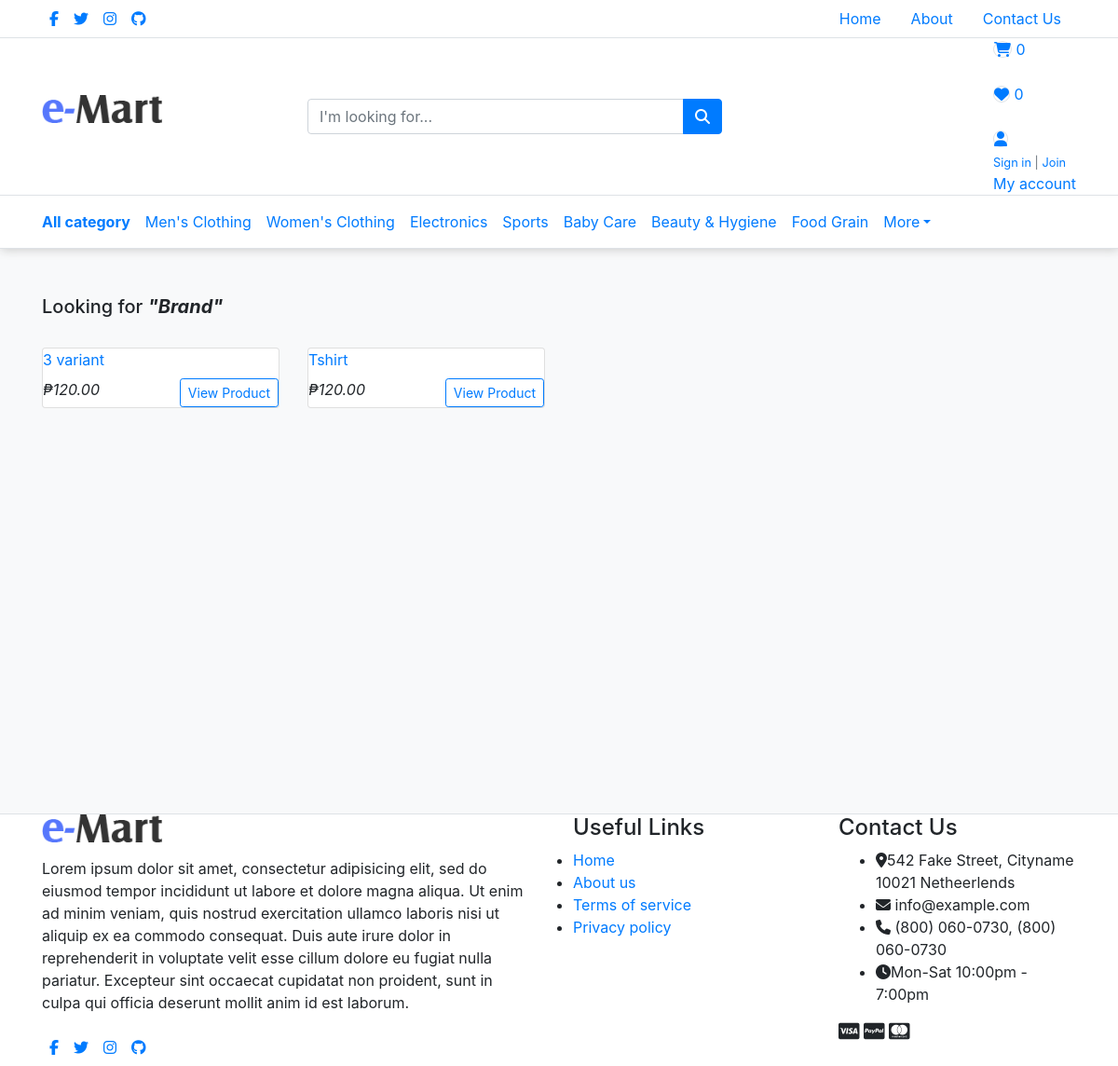
The page /filtered.php?brand=Brand on the database as committed earlier.
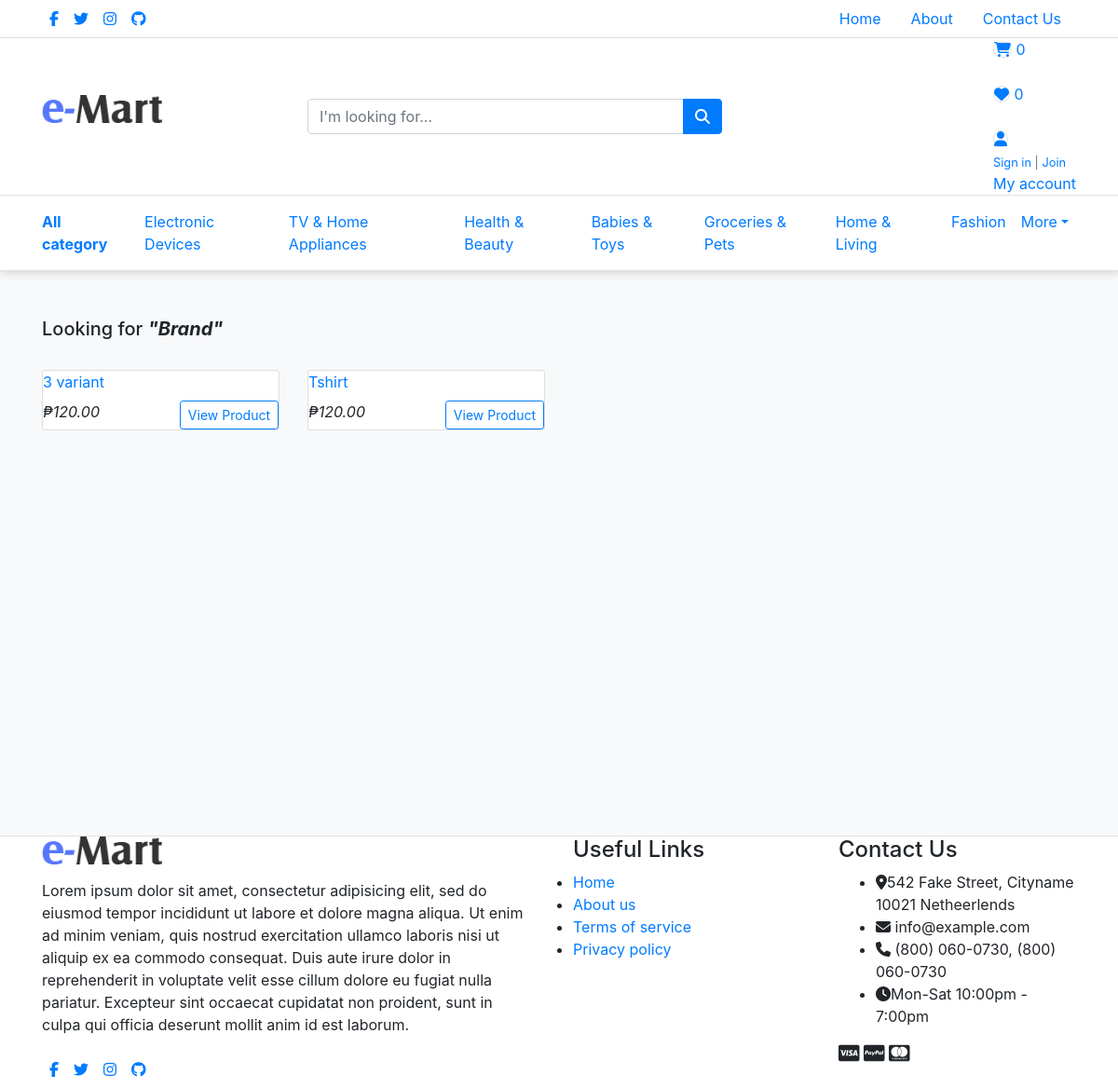
The same page on the database as committed later.
### tables this page shows
CREATE TABLE `social` (
  `id` int(11) NOT NULL,
  `userid` int(11) NOT NULL,
  `social` varchar(255) NOT NULL,
  `link` varchar(255) NOT NULL,
  `date_added` timestamp NOT NULL DEFAULT current_timestamp()
);

CREATE TABLE `category` (
  `id` int(11) NOT NULL,
  `name` varchar(255) DEFAULT NULL,
  `type` varchar(255) NOT NULL DEFAULT 'parent',
  `deleted` int(11) NOT NULL,
  `isactive` int(11) DEFAULT 1,
  `level` int(11) DEFAULT 1,
  `breadcrumbs` text DEFAULT NULL
);

CREATE TABLE `productt` (
  `id` int(11) NOT NULL,
  `categoryid` int(11) NOT NULL,
  `name` varchar(255) NOT NULL,
  `price` float NOT NULL,
  `brand` varchar(255) NOT NULL,
  `quantity` int(11) NOT NULL,
  `rating` int(11) NOT NULL,
  `date_added` timestamp NOT NULL DEFAULT current_timestamp(),
  `storeid` int(11) NOT NULL,
  `description` varchar(255) NOT NULL,
  `cost` float NOT NULL,
  `active` int(11) DEFAULT 1,
  `expiration` date DEFAULT NULL,
  `remaining_qty` int(11) DEFAULT 0,
  `deducted` int(11) DEFAULT 0,
  `deleted` int(11) DEFAULT 0,
  `default_variant` varchar(255) DEFAULT NULL
);

### model.php (called while the page is built, shortened)
<?php
class Model {
	public $db;
	public function __construct(){
		require_once "config.php";
		$this->db = $db;
	}
	public function getAllSocialMedia(){
		$sql = "
			select *
			from social
		";
		return $this->db->query($sql)->fetchAll();
	}
	public function updateStoreListener(){
		return $this;
	}
	public function getProductByBrand($brand){
		$sql = "
			SELECT t1.*, t2.name as 'filename'
			FROM productt t1
			LEFT JOIN media t2
			ON t1.id = t2.productid
			LEFT JOIN store t3
			ON t3.id = t1.storeid
			LEFT JOIN user t4
			ON t4.id = t3.userid
			WHERE t2.active = 1
			AND t1.brand LIKE '%$brand%'
			AND t4.verified = 1
			AND t1.deleted = 0
			LIMIT 100
		";
		return $this->db->query($sql)->fetchAll();
	}
	public function getAllActiveCategories(){
		$sql = "
			SELECT *
			FROM category
			WHERE isactive = 1
			and type = 'parent'
		";
		return $this->db->query($sql)->fetchAll();
	}
}

### headnew.php (the view, shortened to what the changed rows need)
<header class="section-header">
      <section class="header-top-light border-bottom">
        <div class="container">
          <nav class="d-flex flex-column flex-md-row">
            <?php
                  $social = $model->getAllSocialMedia();
                ?>
            <ul class="nav mr-auto d-none d-md-flex">
              <?php foreach($social as $idx => $s): ?>
                <li><a href="<?= $s['link'];?>" class="nav-link px-2"> <i class="fa fa-<?= $s['social'];?>"></i> </a></li>
                  <?php endforeach ?>
            </ul>
          </nav>
        </div>
      </section>
      <nav class="navbar navbar-main navbar-expand-lg border-bottom">
        <div class="container">
          <div class="collapse navbar-collapse" id="main_nav5">
            <?php
                $categories = $model->getAllActiveCategories();
            ?>
            <ul class="navbar-nav">
              <?php foreach($categories as $idx => $c): ?>
                <?php if($idx <7): ?>
                  <li class="nav-item">
                    <a class="nav-link" href="filtered.php?category=<?= $c['id'];?>"><?= $c['name'];?></a>
                  </li>
              <?php endif ?>
              <?php endforeach ?>
            </ul>
          </div>
        </div>
      </nav>
    </header>

### indexproduct.php (shortened to what the changed rows need)
<?php
$products = "";
if(isset($_GET['category'])){
  $products = $model->getProductByCategoryId($_GET['category']);
} elseif(isset($_POST['search'])) {
  $products = $model->getProductByName($_POST['search']);
  $search = $_POST['search'];
} elseif(isset($_GET['name'])) {
  $products = $model->getProductByCategoryName($_GET['name']);
  $search = $_GET['name'];
} elseif(isset($_GET['brand'])) {
  $products = $model->getProductByBrand($_GET['brand']);
} else {
  $products = $model->getAllPublicProducts();
}
?>
 <div class="row" style="min-height: 500px;padding: 0px 0 50px;">
   <?php foreach($products as $idx => $p): ?>
    <div class="col-md-3">
      <figure class="card card-product-grid">
        <figcaption class="info-wrap">
          <a href="#" class="title"><?= $p['name'];?></a>
          <div class="mt-2">
            <var class="price">₱<?= number_format($p['price'],2);?></var>
            <a href="productdetail.php?id=<?= $p['id'];?>" class="view btn btn-sm btn-outline-primary float-right">View Product </a>
          </div>
        </figcaption>
      </figure>
    </div>
   <?php endforeach ?>
 </div>

### newfooter.php (shortened to what the changed rows need)
<footer class="section-footer border-top">
    <div class="container">
        <section class="footer-top padding-y">
            <div class="row">
                <aside class="col-sm-6">
                    <article class="mr-3">
                        <div>
                            <?php
                              $social = $model->getAllSocialMedia();
                            ?>
                          <ul class="nav mr-auto d-none d-md-flex">
                            <?php foreach($social as $idx => $s): ?>
                                <li><a href="<?= $s['link'];?>" class="nav-link px-2"> <i class="fa fa-<?= $s['social'];?>"></i> </a></li>
                              <?php endforeach ?>
                          </ul>
                        </div>
                    </article>
                </aside>
            </div>
        </section>
    </div>
</footer>

Rows that differ between the two databases and show on the page:
removed category: name "Men's Clothing"
removed category: name "Women's Clothing"
removed category: name "Electronics"
removed category: name "Sports"
removed category: name "Baby Care"
removed category: name "Beauty & Hygiene"
removed category: name "Food Grain"
added category: name "Electronic Devices"
added category: name "TV & Home Appliances"
added category: name "Health & Beauty"
added category: name "Babies & Toys"
added category: name "Groceries & Pets"
added category: name "Home & Living"
added category: name "Fashion"
